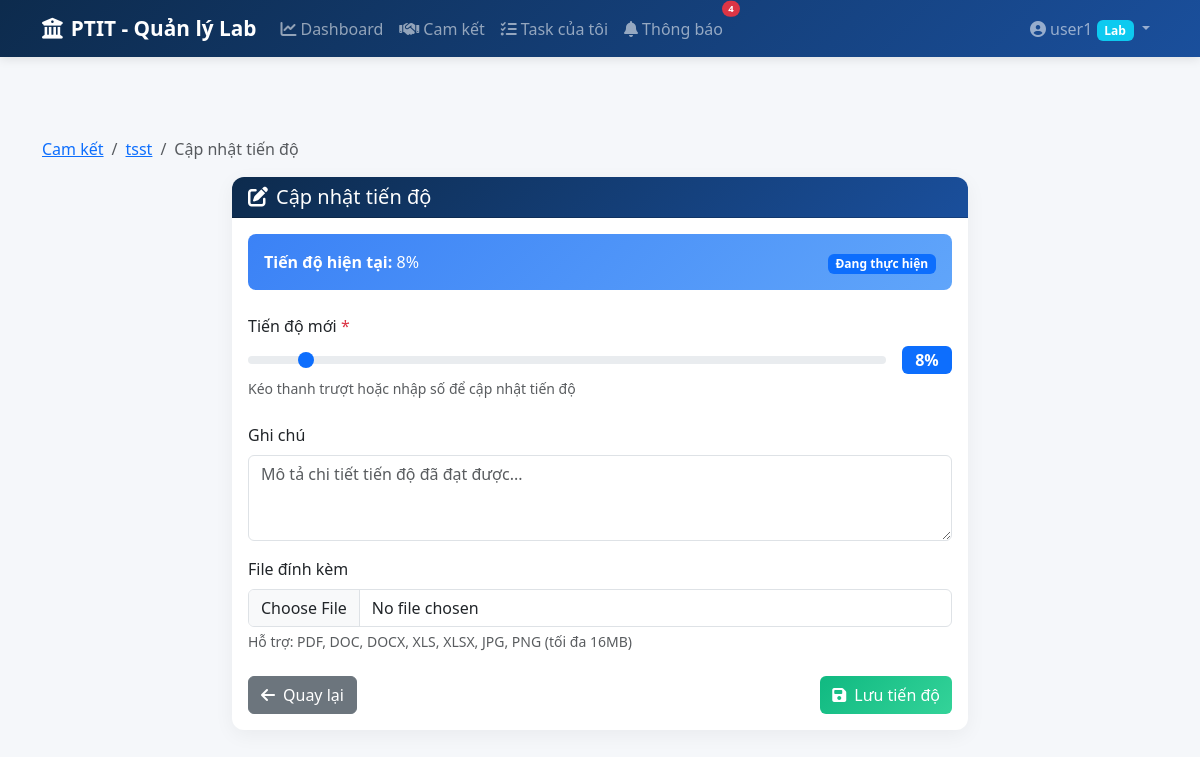
/progress/update/3 (signed in), run on the app's committed database.
### models.py (models this page shows, shortened)
class User(UserMixin, db.Model):
    __tablename__ = 'users'
    id = db.Column(db.Integer, primary_key=True)
    username = db.Column(db.String(50), unique=True, nullable=False)
    password_hash = db.Column(db.String(200), nullable=False)
    role = db.Column(db.String(20), nullable=False)  # 'admin' or 'lab'
    lab_id = db.Column(db.Integer, db.ForeignKey('labs.id', ondelete='SET NULL'), nullable=True)
    def is_admin(self):
        return self.role == 'admin'

class Commitment(db.Model):
    __tablename__ = 'commitments'
    id = db.Column(db.Integer, primary_key=True)
    title = db.Column(db.String(200), nullable=False)
    description = db.Column(db.Text)
    lab_id = db.Column(db.Integer, db.ForeignKey('labs.id'), nullable=False)
    assigned_to = db.Column(db.Integer, db.ForeignKey('users.id'), nullable=True)  # User được giao
    start_date = db.Column(db.Date, nullable=False)
    deadline = db.Column(db.Date, nullable=False)
    progress = db.Column(db.Integer, default=0)  # 0-100
    status = db.Column(db.String(20), default='Mới')  # Mới, Đang thực hiện, Hoàn thành, Quá hạn
    created_by = db.Column(db.Integer, db.ForeignKey('users.id'))
    created_at = db.Column(db.DateTime, default=datetime.utcnow)
    updated_at = db.Column(db.DateTime, default=datetime.utcnow, onupdate=datetime.utcnow)
    creator = db.relationship('User', foreign_keys=[created_by], backref='commitments_created')
    assignee = db.relationship('User', foreign_keys=[assigned_to], backref='tasks_assigned')
    progress_updates = db.relationship('ProgressUpdate', backref='commitment', lazy=True, cascade='all, delete-orphan')

### app.py (the view, shortened to what this page needs)
@app.route('/progress/update/<int:commitment_id>', methods=['GET', 'POST'])
@login_required
def progress_update(commitment_id):
    commitment = Commitment.query.get_or_404(commitment_id)
    if not current_user.is_admin() and commitment.lab_id != current_user.lab_id:
        flash('Bạn không có quyền cập nhật cam kết này.', 'danger')
        return redirect(url_for('dashboard'))
    return render_template('commitments/progress_form.html', commitment=commitment)

### app.py (called while the page is built)
@login_manager.user_loader
def load_user(user_id):
    return User.query.get(int(user_id))

def get_csrf_token():
    return generate_csrf_token()

@app.before_request
def csrf_protect():
    if request.method in ('POST', 'PUT', 'DELETE'):
        if request.endpoint == 'login':
            return
        token = request.form.get('_csrf_token') or request.headers.get('X-CSRF-Token')
        if not validate_csrf_token(token):
            flash('Yêu cầu không hợp lệ (CSRF token không đúng). Vui lòng thử lại.', 'danger')
            return redirect(request.referrer or url_for('dashboard'))

### csrf_utils.py (called while the page is built)
def generate_csrf_token():
    from flask import session
    if '_csrf_token' not in session:
        session['_csrf_token'] = secrets.token_hex(32)
    return session['_csrf_token']

### templates/commitments/progress_form.html (shortened to what this page needs)
{% extends "base.html" %}
{% block content %}
<nav aria-label="breadcrumb" class="mb-3">
    <ol class="breadcrumb">
        <li class="breadcrumb-item"><a href="{{ url_for('commitments_list') }}">Cam kết</a></li>
        <li class="breadcrumb-item"><a href="{{ url_for('commitments_detail', commitment_id=commitment.id) }}">{{ commitment.title }}</a></li>
        <li class="breadcrumb-item active">Cập nhật tiến độ</li>
    </ol>
</nav>
<div class="row justify-content-center">
    <div class="col-lg-8">
        <div class="card">
            <div class="card-header">
                <h5 class="mb-0">
                    <i class="fas fa-edit me-2"></i>Cập nhật tiến độ
                </h5>
            </div>
            <div class="card-body">
                <div class="alert alert-info mb-4">
                    <div class="d-flex justify-content-between align-items-center">
                        <div>
                            <strong>Tiến độ hiện tại:</strong> {{ commitment.progress }}%
                        </div>
                        <div>
                            {% if commitment.status == 'Hoàn thành' %}
                            <span class="badge bg-success">{{ commitment.status }}</span>
                            {% elif commitment.status == 'Quá hạn' %}
                            <span class="badge bg-danger">{{ commitment.status }}</span>
                            {% elif commitment.status == 'Đang thực hiện' %}
                            <span class="badge bg-primary">{{ commitment.status }}</span>
                            {% else %}
                            <span class="badge bg-secondary">{{ commitment.status }}</span>
                            {% endif %}
                        </div>
                    </div>
                </div>
                <form method="POST" enctype="multipart/form-data">
                    <div class="mb-4">
                        <label for="progress" class="form-label">
                            Tiến độ mới <span class="text-danger">*</span>
                        </label>
                        <div class="d-flex align-items-center gap-3">
                            <input type="range" class="form-range flex-grow-1"
                                   id="progress" name="progress" min="0" max="100"
                                   value="{{ commitment.progress }}" required>
                            <span class="progress-value badge bg-primary">{{ commitment.progress }}%</span>
                        </div>
                        <div class="form-text">Kéo thanh trượt hoặc nhập số để cập nhật tiến độ</div>
                    </div>
                    <div class="mb-3">
                        <label for="notes" class="form-label">Ghi chú</label>
                        <textarea class="form-control" id="notes" name="notes" rows="3"
                                  placeholder="Mô tả chi tiết tiến độ đã đạt được..."></textarea>
                    </div>
                    <div class="mb-4">
                        <label for="attachment" class="form-label">File đính kèm</label>
                        <input type="file" class="form-control" id="attachment" name="attachment">
                        <div class="form-text">Hỗ trợ: PDF, DOC, DOCX, XLS, XLSX, JPG, PNG (tối đa 16MB)</div>
                    </div>
                    <div class="d-flex justify-content-between">
                        <a href="{{ url_for('commitments_detail', commitment_id=commitment.id) }}"
                           class="btn btn-secondary">
                            <i class="fas fa-arrow-left me-2"></i>Quay lại
                        </a>
                        <button type="submit" class="btn btn-success">
                            <i class="fas fa-save me-2"></i>Lưu tiến độ
                        </button>
                    </div>
                </form>
            </div>
        </div>
    </div>
</div>
{% endblock %}

### templates/base.html (shortened to what this page needs)
<!DOCTYPE html>
<html lang="vi">
<head>
    <link href="https://cdn.jsdelivr.net/npm/bootstrap@5.3.2/dist/css/bootstrap.min.css" rel="stylesheet">
    <link href="https://cdnjs.cloudflare.com/ajax/libs/font-awesome/6.5.1/css/all.min.css" rel="stylesheet">
    <link href="https://cdn.jsdelivr.net/npm/bootstrap-icons@1.11.2/font/bootstrap-icons.css" rel="stylesheet">
    <link href="{{ url_for('static', filename='css/style.css') }}" rel="stylesheet">
</head>
<body>
    {% if current_user.is_authenticated %}
    <nav class="navbar navbar-expand-lg navbar-dark bg-ptit">
        <div class="container">
            <a class="navbar-brand" href="{{ url_for('dashboard') }}">
                <i class="fas fa-university me-2"></i>PTIT - Quản lý Lab
            </a>
            <div class="collapse navbar-collapse" id="navbarNav">
                <ul class="navbar-nav me-auto">
                    <li class="nav-item">
                        <a class="nav-link" href="{{ url_for('dashboard') }}">
                            <i class="fas fa-chart-line me-1"></i>Dashboard
                        </a>
                    </li>
                    <li class="nav-item">
                        <a class="nav-link" href="{{ url_for('commitments_list') }}">
                            <i class="fas fa-handshake me-1"></i>Cam kết
                        </a>
                    </li>
                    {% if not current_user.is_admin() %}
                    <li class="nav-item">
                        <a class="nav-link" href="{{ url_for('my_tasks') }}">
                            <i class="fas fa-tasks me-1"></i>Task của tôi
                        </a>
                    </li>
                    {% endif %}
                    <li class="nav-item">
                        <a class="nav-link position-relative" href="{{ url_for('notifications') }}">
                            <i class="fas fa-bell me-1"></i>Thông báo
                            <span id="notif-badge" class="position-absolute top-0 start-100 translate-middle badge rounded-pill bg-danger"
                                  style="font-size:0.6em; display:none;">
                            </span>
                        </a>
                    </li>
                </ul>
                <ul class="navbar-nav">
                    <li class="nav-item dropdown">
                        <a class="nav-link dropdown-toggle" href="#" data-bs-toggle="dropdown">
                            <i class="fas fa-user-circle me-1"></i>{{ current_user.username }}
                            {% if current_user.is_admin() %}
                            <span class="badge bg-warning text-dark">Admin</span>
                            {% else %}
                            <span class="badge bg-info">Lab</span>
                            {% endif %}
                        </a>
                    </li>
                </ul>
            </div>
        </div>
    </nav>
    {% endif %}
    <main class="{% if current_user.is_authenticated %}main-content{% endif %}">
        <div class="container">
            {% block content %}{% endblock %}
        </div>
    </main>
</body>
</html>

### static/css/style.css (style rules this page uses)
:root { --ptit-blue: #1a4f9c; --ptit-light-blue: #4a90d9; --ptit-dark: #0d2b4d; }
body { background-color: #f5f7fa; font-family: 'Segoe UI', Tahoma, Geneva, Verdana, sans-serif; min-height: 100vh; }
.main-content { padding-top: 80px; padding-bottom: 40px; }
.navbar.bg-ptit { background: linear-gradient(135deg, var(--ptit-dark) 0%, var(--ptit-blue) 100%); box-shadow: 0 2px 10px rgba(0,0,0,0.1); }
.navbar-brand { font-weight: 700; font-size: 1.3rem; }
.nav-link { font-weight: 500; transition: all 0.3s; }
.card { border: none; border-radius: 12px; box-shadow: 0 5px 20px rgba(0,0,0,0.05); }
.card-header { background: linear-gradient(135deg, var(--ptit-dark), var(--ptit-blue)); color: white; border-radius: 12px 12px 0 0 !important; font-weight: 600; }
.btn-success { background: linear-gradient(135deg, #10b981, #34d399); border: none; }
.alert { border: none; border-radius: 8px; }
.alert-info { background: linear-gradient(135deg, #3b82f6, #60a5fa); color: white; }
.progress-value { min-width: 50px; text-align: center; font-size: 1rem; }

### data on the page
User: username "user1"
Commitment: title "tsst", progress "8", status "Đang thực hiện"
